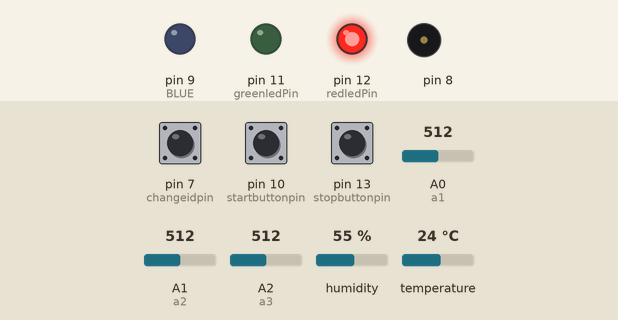
A sketch run on a simulated Arduino Uno, built with avr-gcc and run on an emulated ATmega328P. Parts: output pins drawn as LEDs (lit = HIGH), buzzer (waves = sounding). Dashed ring = blinking. The test bench sets the inputs (shaded band); at power-on: pin 10 (startbuttonpin) HIGH, pin 13 (stopbuttonpin) HIGH, pin 7 (changeidpin) HIGH, A0 (a1) = 512, A1 (a2) = 512, A2 (a3) = 512, humidity 55 %, temperature 24 °C. What the sketch prints to the serial monitor is not drawn.

Above: at 1.2 s.
1.3 s: pin 10 (startbuttonpin) pulled LOW for 0.15 s
At 4.2 s:
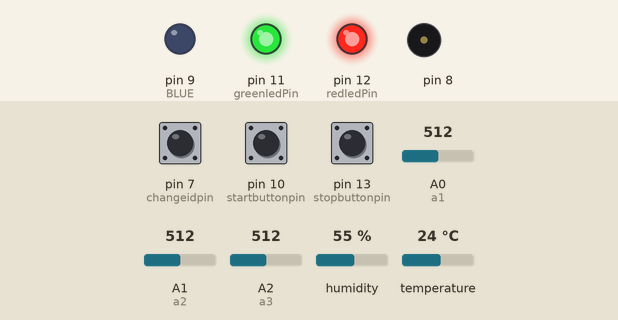
4.4 s: pin 13 (stopbuttonpin) pulled LOW for 1 s
At 5.46 s:
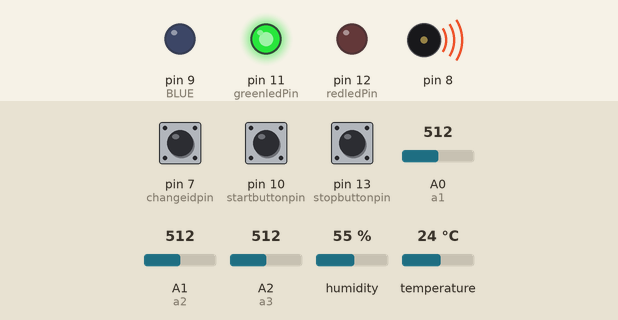
7.5 s: pin 7 (changeidpin) pulled LOW for 1 s
At 7.9 s:
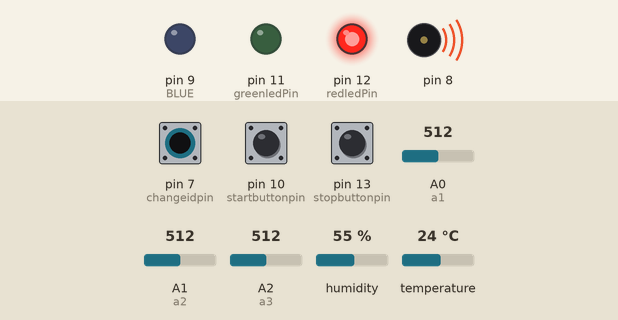
10.2 s: pin 7 (changeidpin) pulled LOW for 3.2 s
At 14.4 s:
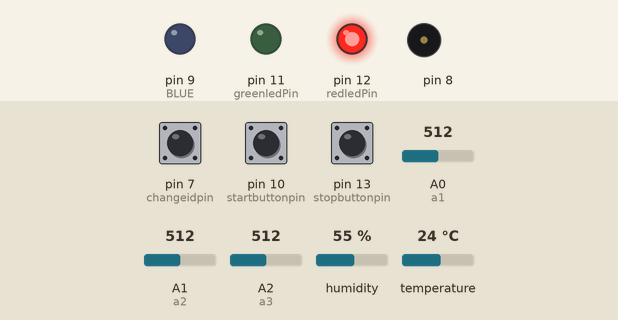
14.9 s: pin 10 (startbuttonpin) pulled LOW for 1 s
At 18.3 s:
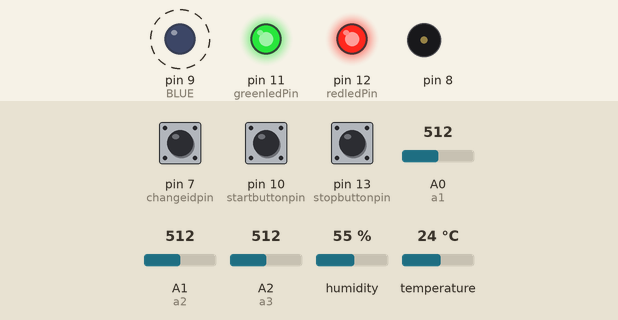
Timing chart, 0 to 19.9 s (numbered marks = the images above; inputs shaded):
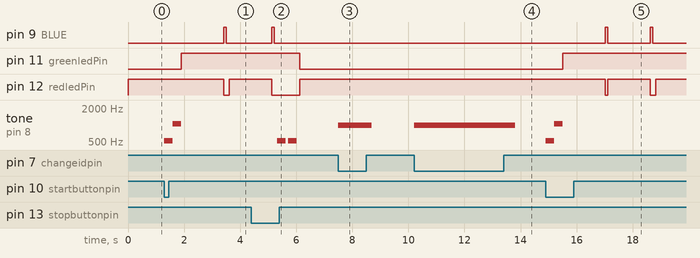

Measured:
- after the input at 1.3 s, pin 9 (BLUE): LOW → HIGH after 2.1 s, → LOW 0.09 s later; pin 11 (greenledPin): LOW → HIGH after 0.60 s; pin 12 (redledPin): HIGH → LOW after 2.1 s, → HIGH 0.19 s later; tone on pin 8: silent → 523 Hz at once, → 1047 Hz 0.30 s later, → silent 0.30 s later
- after the input at 4.4 s, pin 9 (BLUE): goes on until 5.2 s, then stays LOW; pin 11 (greenledPin): HIGH → LOW after 1.7 s; tone on pin 8: alternates 523 Hz for 0.30 s and silent for 0.10 s, 4 changes in all, then stays silent, starting after 0.92 s
- after the input at 7.5 s, tone on pin 8: silent → 988 Hz at once, → silent 1.2 s later
- after the input at 10.2 s, tone on pin 8: silent → 988 Hz at once, → silent 3.6 s later
- after the input at 14.9 s, pin 9 (BLUE): alternates HIGH for 0.09 s and LOW for 1.5 s, starting after 2.1 s; pin 11 (greenledPin): LOW → HIGH after 0.60 s; pin 12 (redledPin): HIGH → LOW after 2.1 s, → HIGH 0.08 s later, → LOW 1.5 s later, → HIGH 0.19 s later; tone on pin 8: silent → 523 Hz at once, → 1047 Hz 0.30 s later, → silent 0.30 s later

The sketch:

Smart_Parcel_Care_Arduino.ino
```cpp
///Define the libraries needed for the application.
#include <ArduinoJson.h>
#include <pitches.h>
#include <SoftwareSerial.h>
#include <SimpleDHT.h>

///Define the locations of each light bulb on Arduino UNO.
#define BLUE 9
#define GREEN 8

///Define the attributes required for the GPS module.
#define NMEA_LATITUDE_INDEX (2)
#define NMEA_LATITUDE_HEMISPHERE_INDEX (3)
#define NMEA_LONGITUDE_INDEX (4)
#define NMEA_LONGITUDE_HEMISPHERE_INDEX (5)
#define NMEA_TIME_INDEX (0)
#define NMEA_DATE_INDEX (8)

///Define the locations of the GPS Module on Arduino.
SoftwareSerial GPSModule(2, 3); // RX, TX
int updates;
int failedUpdates;
int pos;
int stringplace = 0;
String timeUp;
String nmea[15];
String labels[12] {"Time: ", "Status: ", "Latitude: ", "Hemisphere: ", "Longitude: ", "Hemisphere: ", "Speed: ", "Track Angle: ", "Date: "};

///DHT11 Pin Specification
int pinDHT11 = 4;
SimpleDHT11 dht11;

///ADXL335 Pin Sepcifiation
char isSent = 'n';
int x, y, z, xfinal, yfinal, zfinal, sec, stop;
int a1 = A0;
int a2 = A1;
int a3 = A2;

///Define Led Pin Specification
int greenledPin = 11;
int redledPin = 12;

///Define Button Specification
int startbuttonpin = 10;
int stopbuttonpin = 13;
int changeidpin = 7;

///Checker for if the device is running
int run;

///Specifying melody for the buzzer component
int changeidMelody[] = {NOTE_B5, NOTE_B5};
int startMelody[] = {NOTE_C5, NOTE_C6};
int stopMelody[] = {NOTE_C5, NOTE_C5};
int dht11ErrorMelody[] = {NOTE_D5, NOTE_D5};
int gpsErrorMelody[] = {NOTE_G6, NOTE_G6,NOTE_G6};
int startMelodyDelay = 300;
int stopMelodyDelay = 400;

//This method is run only once when the device is power up.
void setup() {
  //Sepcifiy the baud for all serial prints.
  Serial.begin(9600);

  //Start the checker as device not running.
  run = 0;

  //Specify all the pin types for all the leds and buttons.
  pinMode(greenledPin, OUTPUT);
  pinMode(redledPin, OUTPUT);
  pinMode(startbuttonpin, INPUT_PULLUP);
  pinMode(stopbuttonpin, INPUT_PULLUP);
  pinMode(changeidpin, INPUT_PULLUP);
  digitalWrite(redledPin, HIGH);
  pinMode(BLUE, OUTPUT);
  digitalWrite(BLUE, LOW);

  //Sepcifiy the baud for the GPS component.
  GPSModule.begin(9600);

  //Specify the ADXL335 pin types.
  pinMode(a1,INPUT);
  pinMode(a2,INPUT);
  pinMode(a3,INPUT);
}

//Convert String to Float (USED BY GPS Module)
float stringToFloat(String s){
  char buffer[10];
  s.toCharArray(buffer, 10);
  return atof(buffer);
}

//Specify pre-set values for all of the data that will be collected.
byte temperature = 0;
byte humidity = 0;
float latitude;
float longitude;
String impact = "-";
String orientation = "-";
int deviceid = 1;
int datano = 1;
String buttonstate = "on";

//Set the refresh value for the device to collect data.
static const unsigned long REFRESH_INTERVAL = 5000; // ms
static unsigned long lastRefreshTime = 0; //ms

//This method will run continuously until the device is powered off.
void loop()
{
  //Specify varibale placeholder for the ADXL335.
  x = analogRead(a1);
  y = analogRead(a2);
  z = analogRead(a3);
  xfinal = x, DEC;
  yfinal = y, DEC;
  zfinal = z, DEC;

  //Run the conditional statement when the Change ID button is pressed.
  if(digitalRead(changeidpin) == LOW) {
    //Check if the device is already running. (Not Running = 0. Running > 0).
    if(run > 0){
      //*Device is running.*
      ///Do Nothing.
    }else{
      //*Device is not running.*

      //Change the device id by one increment.
      deviceid++;
      //Restart the data number to 1.
      datano = 1;
      //Play a medoly indicating that the device id has been changed.
      for (int thisNote = 0; thisNote < 2; thisNote++) {
        // pin8 output the voice, every scale is 300 milliseconds
        tone(8, changeidMelody[thisNote], 300);
        // Output the voice after specified delay
        delay(startMelodyDelay);
      }
    }
  }

  //Run the conditional statement when the Start button is pressed.
  if(digitalRead(startbuttonpin) == LOW) {
    //Set run checker to 255 meaning device is running.
    run = 255;
    //Play a medoly indicating that the start button executed.
    for (int thisNote = 0; thisNote < 2; thisNote++) {
      // pin8 output the voice, every scale is 300 milliseconds
      tone(8, startMelody[thisNote], 300);
      // Output the voice after specified delay
      delay(startMelodyDelay);
    }

  }

  //Run the conditional statement when the Stop button is pressed.
  if(digitalRead(stopbuttonpin) == LOW) {
    //Set run checker to 0 meaning device is not running.
    run = 0;
    //Play a medoly indicating that the stop button executed.
    for (int thisNote = 0; thisNote < 2; thisNote++) {
      // pin8 output the voice, every scale is 300 milliseconds
      tone(8, stopMelody[thisNote], 300);
      // Output the voice after specified delay
      delay(stopMelodyDelay);
    }
  }

  //Run the conditional statement to check the run checker of the device.
  if(run > 0)
  //Device is running.
  {
    //Turn off red led and turn on green led.
    digitalWrite(redledPin, LOW);
    digitalWrite(greenledPin, HIGH);
    //Method is to start checking ADXL335, DHT11 and GPS.
    startUpdates();
    //Run the conditional statement to check if ADXL335 reading exceeds defined value range.
    if (zfinal < 340 && isSent == 'n'){
      //Trigger method to send a data updated.
      isSent = 'y';
      orientation = zfinal;
      orientationUpdate();
    }else if (zfinal > 380 && isSent == 'y'){
      isSent = 'n';
    }
    if (yfinal < 130 || yfinal > 450){
      impact = yfinal;
      impactUpdate();
    }
    if (xfinal < 110 || xfinal > 550){
      impact = xfinal;
      impactUpdate();
    }
    //Check every 100 milliseconds.
    delay(100);
  }else{
    //Device is not running.
    //Turn off green led and turn on red led.
    digitalWrite(redledPin, HIGH);
    digitalWrite(greenledPin, LOW);
  }
}

//This method trigger further method to start checking component data.
void startUpdates(){
  //Check ADXL335 data.
  ADXLLoop();
  //Check DHT11 Data
  PeriodicUpdate();
}

//This method is trigger when the conditional statement in the loop method is triggered.
void impactUpdate(){
  digitalWrite(redledPin, HIGH);
  //Collect DHT11 data.
  DHT11Loop();
  //Collect GPS data.
  GPSLoop();
  digitalWrite(redledPin, LOW);
  digitalWrite(BLUE, HIGH);
  //Create JSON from collected data.
  createJson();
  //Set next data number.
  datano = datano + 1;
  //Set next impact value to -.
  impact = "-";
  digitalWrite(BLUE, LOW);
}

//This method is trigger when the conditional statement in the loop method is triggered.
void orientationUpdate(){
  digitalWrite(redledPin, HIGH);
  //Collect DHT11 data.
  DHT11Loop();
  //Collect GPS data.
  GPSLoop();
  digitalWrite(redledPin, LOW);
  digitalWrite(BLUE, HIGH);
  //Create JSON from collected data.
  createJson();
  //Set next data number.
  datano = datano + 1;
  //Set next orientation value to -.
  orientation = "-";
  digitalWrite(BLUE, LOW);
}

//This method is trigger when the conditional statement in the loop method is triggered.
void PeriodicUpdate(){
  //Run the conditional statement to check if last refresh time is equal or greater than the refresh interval. .
  if(millis() - lastRefreshTime >= REFRESH_INTERVAL)
  {
    digitalWrite(redledPin, HIGH);
    //Assign lastRefreshTime with new value.
    lastRefreshTime += REFRESH_INTERVAL;
    //Collect DHT11 data.
    DHT11Loop();
    //Collect GPS data.
    GPSLoop();
    digitalWrite(redledPin, LOW);
    digitalWrite(BLUE, HIGH);
    //Create JSON from collected data.
    createJson();

    //---------------------------------------------
    //StaticJsonBuffer<200> jsonBuffer;
    //JsonObject& root = jsonBuffer.createObject();
    //root["deviceid"] = deviceid;
    //root["datano"] = datano;
    //root["humidity"] = humidity;
    //root["latitude"] = latitude;
    //root["longitude"] = longitude;
    //root["temperature"] = temperature;
    //root["impact"] = impact;
    //root["orientation"] = orientation;
    //String jsonChar;
    //root.printTo(jsonChar);
    //Serial.println(jsonChar);
    //---------------------------------------------

    //Set next data number.
    datano = datano + 1;
    digitalWrite(BLUE, LOW);
  }
}

//This method collects all of the values that have been set by the components and creates a JSON.
void createJson(){
  //Prints the JSON to the serial monitor.
  Serial.print('{');
  Serial.print('"');
  Serial.print("deviceid");
  Serial.print('"');
  Serial.print(':');
  Serial.print('"');
  Serial.print("device");
  Serial.print(deviceid);
  Serial.print('"');
  Serial.print(',');
  Serial.print('"');
  Serial.print("datano");
  Serial.print('"');
  Serial.print(':');
  Serial.print('"');
  Serial.print(datano);
  Serial.print('"');
  Serial.print(',');
  Serial.print('"');
  Serial.print("humidity");
  Serial.print('"');
  Serial.print(':');
  Serial.print('"');
  Serial.print(humidity);
  Serial.print('"');
  Serial.print(',');
  Serial.print('"');
  Serial.print("latitude");
  Serial.print('"');
  Serial.print(':');
  Serial.print('"');
  Serial.print(latitude,5);
  Serial.print('"');
  Serial.print(',');
  Serial.print('"');
  Serial.print("longitude");
  Serial.print('"');
  Serial.print(':');
  Serial.print('"');
  Serial.print(longitude,5);
  Serial.print('"');
  Serial.print(',');
  Serial.print('"');
  Serial.print("temperature");
  Serial.print('"');
  Serial.print(':');
  Serial.print('"');
  Serial.print(temperature);
  Serial.print('"');
  Serial.print(',');
  Serial.print('"');
  Serial.print("impact");
  Serial.print('"');
  Serial.print(':');
  Serial.print('"');
  Serial.print(impact);
  Serial.print('"');
  Serial.print(',');
  Serial.print('"');
  Serial.print("orientation");
  Serial.print('"');
  Serial.print(':');
  Serial.print('"');
  Serial.print(orientation);
  Serial.print('"');
  Serial.println('}');
}

//This method is trigger when the conditional statement in the loop method is triggered.
void ADXLLoop(){
  //Obtain all of the values from ADXL335 and assigned to variables.
  x = analogRead(a1);
  y = analogRead(a2);
  z = analogRead(a3);
  xfinal = x, DEC;
  yfinal = y, DEC;
  zfinal = z, DEC;
}

//This method is trigger when the conditional statement in the loop method is triggered.
void DHT11Loop(){
  //Obtain all of the values from DHT11 and assigned to variables.
  delay(500);
  byte data[40] = {0};
  //Check if DHT11 is functional and readable.
  if (dht11.read(pinDHT11, &temperature, &humidity, data)) {
    //*DHT11 is not functioning correctly.*
    //Play error melody.
    for (int thisNote = 0; thisNote < 2; thisNote++) {
      // pin8 output the voice, every scale is 100 millisecond
      tone(8, dht11ErrorMelody[thisNote], 100);
      // Output the voice after 400 millisecond
      delay(400);
    }
    return;
  }
}

//This method is trigger when the conditional statement in the loop method is triggered.
void GPSLoop(){
  //Flush makes sure that all data has been sent, and the buffer is empty.
  Serial.flush();
  GPSModule.flush();
  //Check if GPS component functioning correctly.
  while (GPSModule.available() > 0)
  {
    GPSModule.read();
  }
  //Check if GPS component has a signal and able to collect data.
  if (GPSModule.find("$GPRMC,")) {
    //GPS signal found.
    String tempMsg = GPSModule.readStringUntil('\n');
    for (int i = 0; i < tempMsg.length(); i++) {
      if (tempMsg.substring(i, i + 1) == ",") {
        nmea[pos] = tempMsg.substring(stringplace, i);
        stringplace = i + 1;
        pos++;
      }
      if (i == tempMsg.length() - 1) {
        nmea[pos] = tempMsg.substring(stringplace, i);
      }
    }
    updates++;
    latitude = ConvertLat(nmea[NMEA_LATITUDE_INDEX], nmea[NMEA_LATITUDE_HEMISPHERE_INDEX]);
    longitude = ConvertLng(nmea[NMEA_LONGITUDE_INDEX], nmea[NMEA_LONGITUDE_HEMISPHERE_INDEX]);
  } else {
    //GPS signal not found.
    failedUpdates++;
  }
  stringplace = 0;
  pos = 0;
}

//Convert latitude string into a float.
float ConvertLat(String latitudeWrongFormat, String hemisphere) {
  String posneg = "";
  if (hemisphere == "S") {
    posneg = "-";
  }
  String latfirst;
  float latsecond;
  for (int i = 0; i < latitudeWrongFormat.length(); i++) {
    if (latitudeWrongFormat.substring(i, i + 1) == ".") {
      latfirst = latitudeWrongFormat.substring(0, i - 2);
      latsecond = stringToFloat(latitudeWrongFormat.substring(i - 2));
    }
  }
  latsecond = latsecond / 60;
  String CalcLat = "";
  char charVal[9];
  dtostrf(latsecond, 4, 6, charVal);
  for (int i = 0; i < sizeof(charVal); i++)
  {
    CalcLat += charVal[i];
  }
  if (latfirst.startsWith("0")) {
    latfirst = latfirst.substring(1);
  }
  latfirst += CalcLat.substring(1);
  latfirst = posneg += latfirst;
  return stringToFloat(latfirst);
}

//Convert longitude string into a float.
float ConvertLng(String longitudeWrongFormat, String hemisphere) {
  String posneg = "";
  if (hemisphere == "W") {
    posneg = "-";
  }
  String lngfirst;
  float lngsecond;
  for (int i = 0; i < longitudeWrongFormat.length(); i++) {
    if (longitudeWrongFormat.substring(i, i + 1) == ".") {
      lngfirst = longitudeWrongFormat.substring(0, i - 2);
      lngsecond = stringToFloat(longitudeWrongFormat.substring(i - 2));
    }
  }
  lngsecond = lngsecond / 60;
  String CalcLng = "";
  char charVal[9];
  dtostrf(lngsecond, 4, 6, charVal);
  for (int i = 0; i < sizeof(charVal); i++)
  {
    CalcLng += charVal[i];
  }
  lngfirst += CalcLng.substring(1);
  while (lngfirst.startsWith("0")) {
    lngfirst = lngfirst.substring(1);
  }
  if (lngfirst.startsWith(".")){
    lngfirst = "0" + lngfirst;
  }
  lngfirst = posneg += lngfirst;
  return stringToFloat(lngfirst);
}
```
